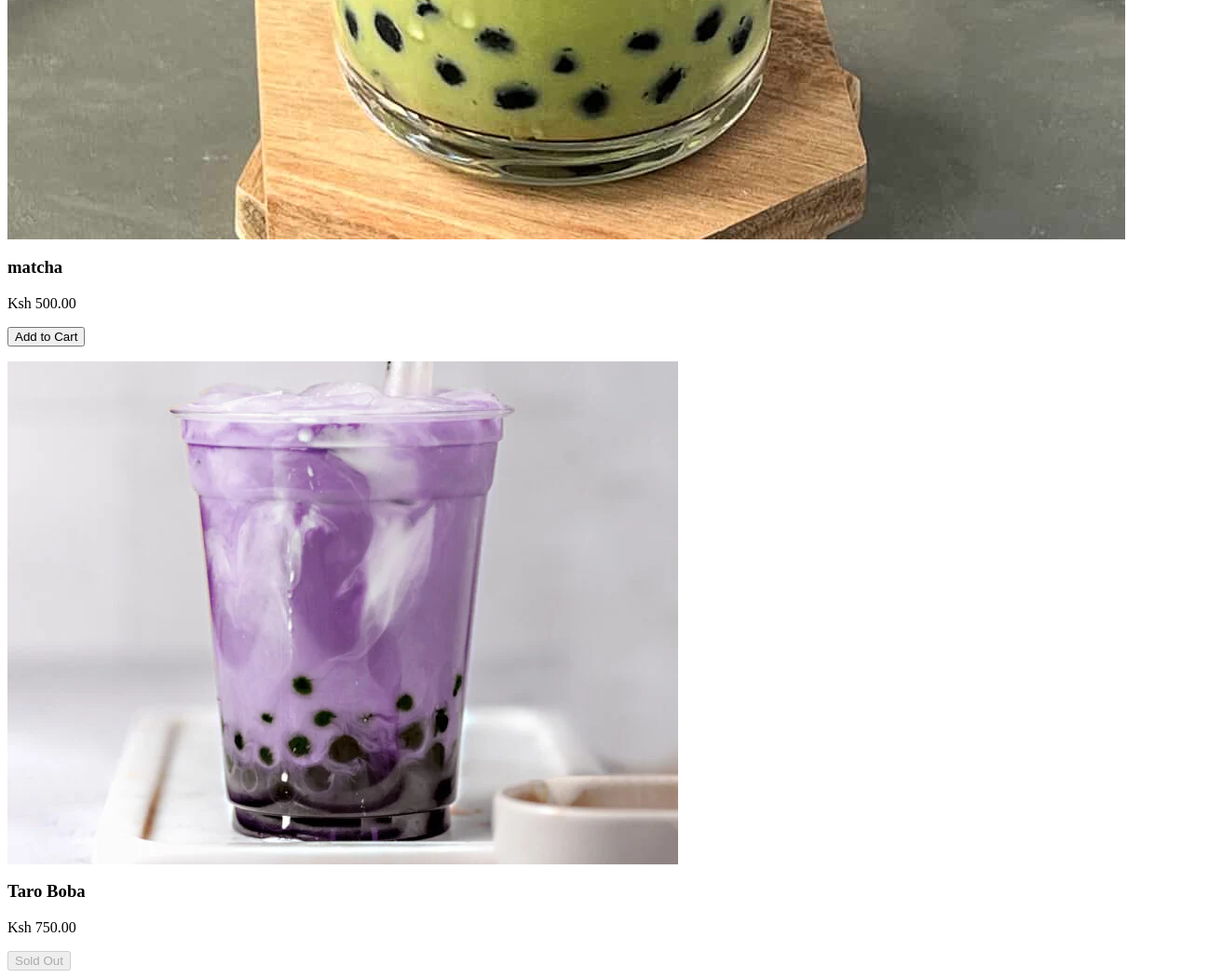
Before: /products/ (lower part) with the older database file.
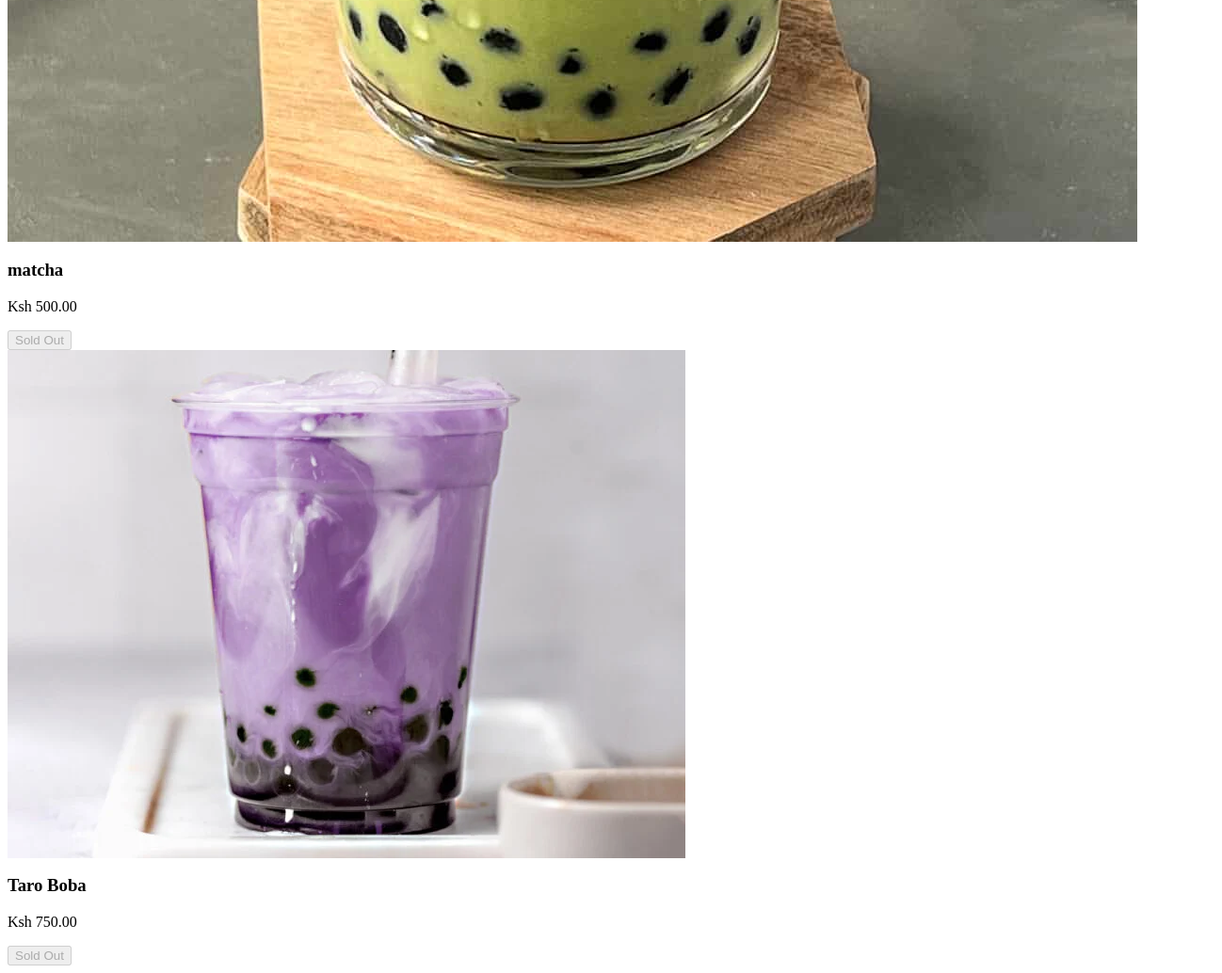
After: the same page with the newer database file.
### base/models.py (models this page shows, shortened)
class Product(models.Model):
    name = models.CharField(max_length=200)
    description = models.TextField()
    price = models.DecimalField(max_digits=10, decimal_places=2)
    image = models.ImageField(upload_to='products/', null=True, blank=True)
    sold_out = models.BooleanField(default=False)

### base/views.py (the view)
# urls.py: path('products/', views.products, name='products'),  # Products page URL
def products(request):
    products = Product.objects.all()
    context = {
        'products': products
    }
    return render(request, 'base/products.html', context)

### base/context_processors.py (called while the page is built)
def cart_item_count(request):
    if request.user.is_authenticated:
        try:
            cart = Cart.objects.get(user=request.user)
            return {'cart_item_count': cart.items.count()}
        except Cart.DoesNotExist:
            return {'cart_item_count': 0}
    else:
        return {'cart_item_count': 0}

### base/templates/base/Products.html (shortened to what this page needs)
{% block content %}
<div class="container mt-12 mx-auto">
    <div class="grid grid-cols-1 sm:grid-cols-2 lg:grid-cols-4 gap-8 justify-center items-center max-w-screen-xl mx-auto relative left-[5.5%]">
        {% for product in products %}
        <div class="product bg-white shadow-lg rounded-lg p-6 transform transition duration-300 text-center hover:scale-105">
            <img src="{{ product.image.url }}" alt="{{ product.name }}" class="w-full h-[200px] object-cover mb-4 rounded-md shadow-md" />
            <h3 class="text-xl font-semibold mb-2">{{ product.name }}</h3>
            <p class="text-red-700 text-lg   mb-4 ">Ksh {{ product.price }}</p>
            {% if product.sold_out %}
            <button class="bg-gray-500 text-white px-4 relative  py-2 rounded cursor-not-allowed" disabled>Sold Out</button>
            {% else %}
            <form action="{% url 'add_to_cart' product.id %}" method="POST">
                <button class="bg-orange-500 hover:bg-green-700 text-white px-4 py-2 relative  rounded">Add to Cart</button>
            </form>
            {% endif %}
        </div>
        {% endfor %}
    </div>
</div>
{% endblock %}

Changed rows visible on the page:
changed Product "matcha": sold_out "Add to Cart" → "Sold Out"
